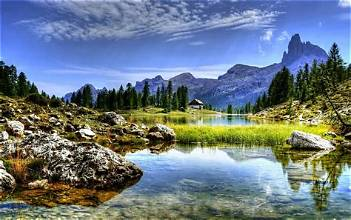
#> input picture Day24/input_images/landscape.jpg, 351 x 220 px
$ python bonus_operations.py
#> lines starting #> are read from the running program, lines starting #| are printed output that depends on the picture

import cv2
import os

# Project directory
BASE_DIR = os.path.dirname(os.path.dirname(os.path.abspath(__file__)))

input_folder = os.path.join(BASE_DIR, "input_images")
output_folder = os.path.join(BASE_DIR, "output", "bonus")

os.makedirs(output_folder, exist_ok=True)

image_name = "landscape.jpg"
image_path = os.path.join(input_folder, image_name)

# Load original image
img = cv2.imread(image_path)
#> img is the input picture: shape (220, 351, 3); mean B, G, R 132.4, 121.2, 107.1

if img is None:
    print("Image not found!")
    exit()

print("\n========== BONUS IMAGE OPERATIONS ==========")

# 1. Increase Brightness
bright_image = cv2.convertScaleAbs(img, alpha=1, beta=50)
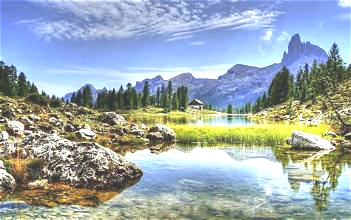
#> bright_image: shape (220, 351, 3); mean B, G, R 175.1, 169.5, 156

bright_path = os.path.join(output_folder, "bright_image.jpg")
cv2.imwrite(bright_path, bright_image)

print("Brightness increased successfully!")
print("Saved:", bright_path)

# 2. Decrease Brightness
dark_image = cv2.convertScaleAbs(img, alpha=1, beta=-50)
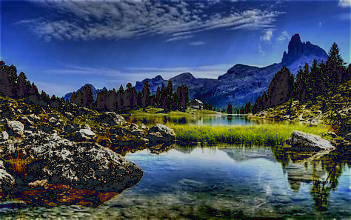
#> dark_image: shape (220, 351, 3); mean B, G, R 97.5, 77.9, 64.1

dark_path = os.path.join(output_folder, "dark_image.jpg")
cv2.imwrite(dark_path, dark_image)

print("Brightness decreased successfully!")
print("Saved:", dark_path)

# 3. Increase Contrast
contrast_image = cv2.convertScaleAbs(img, alpha=1.5, beta=0)
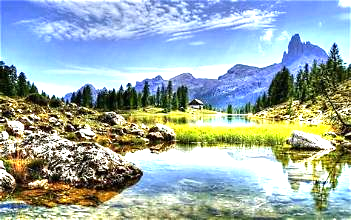
#> contrast_image: shape (220, 351, 3); mean B, G, R 171.3, 172.3, 154.4

contrast_path = os.path.join(output_folder, "contrast_image.jpg")
cv2.imwrite(contrast_path, contrast_image)

print("Contrast increased successfully!")
print("Saved:", contrast_path)

# 4. BGR to RGB Conversion
rgb_image = cv2.cvtColor(img, cv2.COLOR_BGR2RGB)

rgb_path = os.path.join(output_folder, "rgb_image.png")
cv2.imwrite(rgb_path, rgb_image)

print("BGR to RGB conversion completed!")
print("Saved:", rgb_path)

# 5. Display original and processed images
cv2.imshow("Original Image", img)
cv2.imshow("Bright Image", bright_image)
cv2.imshow("Dark Image", dark_image)
cv2.imshow("Contrast Image", contrast_image)
cv2.imshow("RGB Image", rgb_image)

print("\nPress any key on the image windows to close.")

cv2.waitKey(0)
cv2.destroyAllWindows()

print("\n========== BONUS OPERATIONS COMPLETED ==========")

$ run again, with Day24/input_images/document.jpg copied over Day24/input_images/landscape.jpg
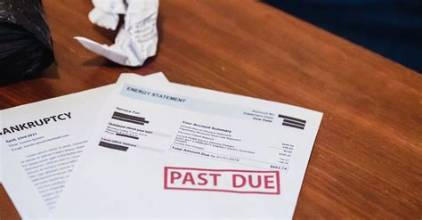
#> input picture Day24/input_images/document.jpg, 422 x 220 px
#> img is the input picture: shape (220, 422, 3); mean B, G, R 120.3, 129.4, 159.9
#> `dark_image = cv2.convertScaleAbs(img, alpha=1, beta=-50)`:
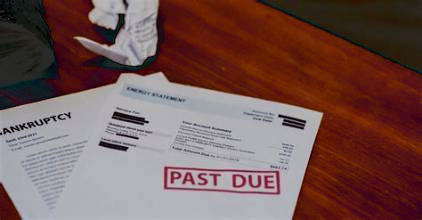
#> dark_image: shape (220, 422, 3); mean B, G, R 84.9, 87.5, 117.7
#> `contrast_image = cv2.convertScaleAbs(img, alpha=1.5, beta=0)`:
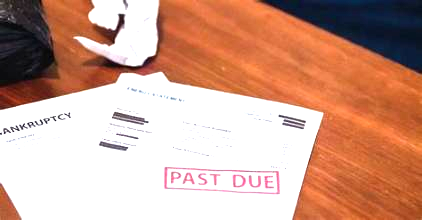
#> contrast_image: shape (220, 422, 3); mean B, G, R 144.9, 162.7, 206.8

$ run again, with Day24/input_images/object.jpg copied over Day24/input_images/landscape.jpg
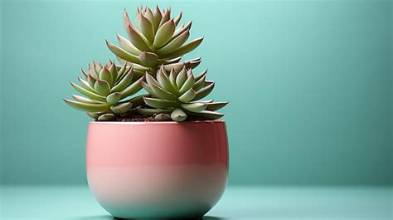
#> input picture Day24/input_images/object.jpg, 393 x 220 px
#> img is the input picture: shape (220, 393, 3); mean B, G, R 154.9, 163.7, 125.5
#> `dark_image = cv2.convertScaleAbs(img, alpha=1, beta=-50)`:
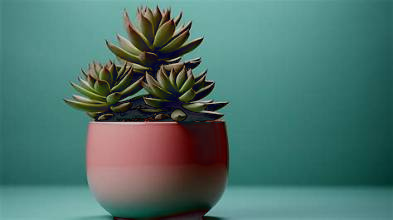
#> dark_image: shape (220, 393, 3); mean B, G, R 108.5, 114.9, 76.6
#> `contrast_image = cv2.convertScaleAbs(img, alpha=1.5, beta=0)`:
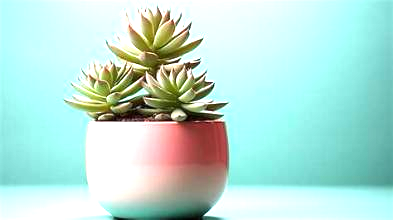
#> contrast_image: shape (220, 393, 3); mean B, G, R 214.6, 223.8, 181.7

$ run again, with Day24/input_images/person.jpg copied over Day24/input_images/landscape.jpg
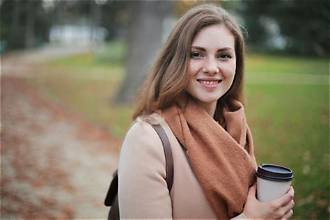
#> input picture Day24/input_images/person.jpg, 330 x 220 px
#> img is the input picture: shape (220, 330, 3); mean B, G, R 100.4, 119.7, 132.4
#> `dark_image = cv2.convertScaleAbs(img, alpha=1, beta=-50)`:
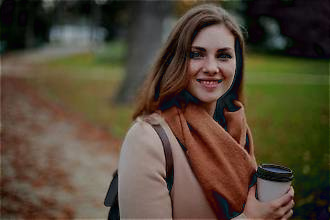
#> dark_image: shape (220, 330, 3); mean B, G, R 54.8, 72, 84.6
#> `contrast_image = cv2.convertScaleAbs(img, alpha=1.5, beta=0)`:
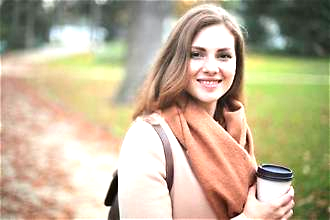
#> contrast_image: shape (220, 330, 3); mean B, G, R 149, 177.2, 191.5
